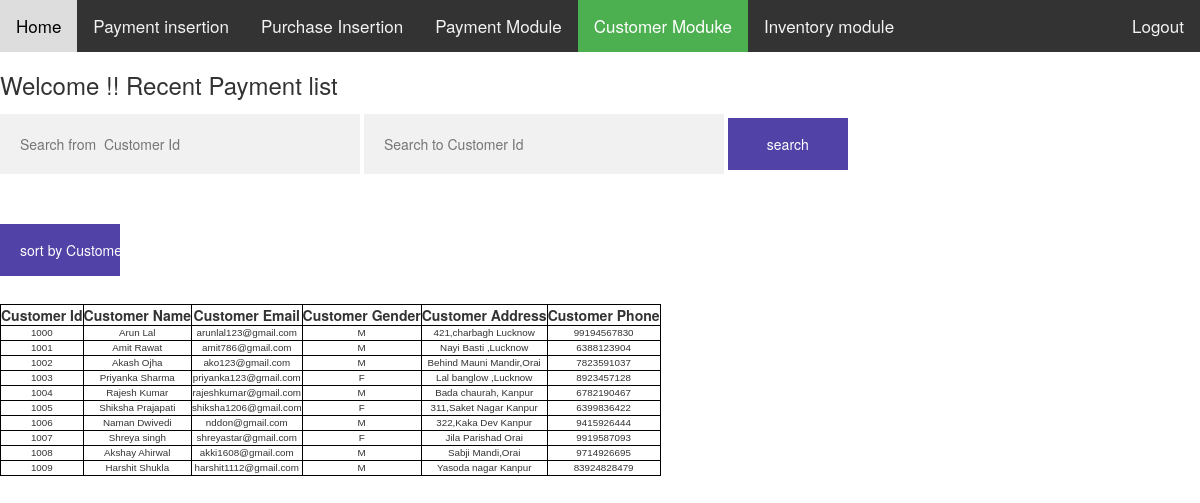
Screenshot of /CustomerModule.php with the database file from the repository.
### tables this page shows
CREATE TABLE `Customer` (
  `cust_id` int(11) NOT NULL,
  `cust_name` varchar(30) DEFAULT NULL,
  `cust_email` varchar(40) DEFAULT NULL,
  `cust_gender` varchar(1) DEFAULT NULL,
  `cust_addr` varchar(50) DEFAULT NULL,
  `cust_phone` varchar(20) DEFAULT NULL
);

### CustomerModule.php (the view, shortened to what this page needs)
<?php
$conn=OpenCon();
if(isset($_POST['search']))
{
    $valueToSearcha = $_POST['valueToSearcha'];
    $valueToSearchb = $_POST['valueToSearchb'];
    $query = "SELECT * FROM `Customer` WHERE cust_id BETWEEN $valueToSearcha AND $valueToSearchb ";
    $search_result=$conn->query($query);
}
else if (isset($_POST['sort']))
{
    $query="SELECT * FROM Customer ORDER BY cust_name";
    $search_result=$conn->query($query);
}
 else {
    $query = "SELECT * FROM `Customer`";
    $search_result=$conn->query($query);
}
?>
<!DOCTYPE html>
<html>
    <head>
        <link rel=stylesheet type=text/css href="https://maxcdn.bootstrapcdn.com/bootstrap/3.3.7/css/bootstrap.min.css">
        <link rel="stylesheet" type=text/css href="inventory.css">
        <link rel='stylesheet' type='text/css' href='firstpage.css'>
    </head>
    <body>
    <div class="topnav" id="myTopnav">
            <a href="StaffMainPage.php" >Home</a>
            <a href="paymentInsertion.php">Payment insertion</a>
            <a href="CustomerPayment.php">Purchase Insertion</a>
            <a href="PaymentModule.php">Payment Module</a>
            <a href="CustomerModule.php" class="active">Customer Moduke</a>
            <a href="inventorymodule.php" >Inventory module</a>
            <div class="topnav-right">
            <a href='logout.php'>Logout</a>
            </div>
        </div>
        <h3>Welcome !! Recent Payment list</h3>
        <form action="CustomerModule.php" method="post">
            <input type="text" name="valueToSearcha" placeholder="Search from  Customer Id">
            <input type="text" name="valueToSearchb" placeholder="Search to Customer Id">
            <input type="submit" name="search" class='registerbtn' value="search"><br><br>
            <input type="submit" name="sort" class='registerbtn' value="sort by Customer name"><br><br>
            <table>
                <tr>
                    <th>Customer Id</th>
                    <th> Customer Name</th>
                    <th>Customer Email</th>
                    <th>Customer Gender</th>
                    <th>Customer Address</th>
                    <th>Customer Phone</th>
                </tr>
                <?php while($row = $search_result->fetch_array()):?>
                <tr>
                    <td><?php echo $row['cust_id'];?></td>
                    <td><?php echo $row['cust_name'];?></td>
                    <td><?php echo $row['cust_email'];?></td>
                    <td><?php echo $row['cust_gender'];?></td>
                    <td><?php echo $row['cust_addr'];?></td>
                    <td><?php echo $row['cust_phone'];?></td>
                </tr>
                <?php endwhile;?>
            </table>
        </form>
    </body>
</html>

### inventory.css (style rules this page uses)
* { box-sizing: border-box }
input[type=text], input[type=password] { width: 30%; padding: 20px; margin: 5px 0 22px 0; display: inline-block; border: none; background: #f1f1f1; }
.registerbtn { background-color: rgb(63, 46, 158); color: white; padding: 16px 20px; margin: 8px 0; border: none; cursor: pointer; width: 10%; opacity: 0.9; }
a { color: dodgerblue; }
td { font-family: Arial, Helvetica, sans-serif; font-size: .7em; border: 1px solid #DDD; }

### firstpage.css (style rules this page uses)
.topnav { background-color: #333; overflow: hidden; }
.topnav a { float: left; display: block; color: #f2f2f2; text-align: center; padding: 14px 16px; text-decoration: none; font-size: 17px; }
.topnav a.active { background-color: #4CAF50; color: white; }
.topnav-right { float:right; }

### CustomerModule.php (style rules this page uses)
.table,tr,th,td { border: 1px solid black; text-align:center; }

### rows the page displays
customer: cust_id "1000", cust_name "Arun Lal", cust_email "arunlal123@gmail.com", cust_gender "M", cust_addr "421,charbagh Lucknow", cust_phone "99194567830"
customer: cust_id "1001", cust_name "Amit Rawat", cust_email "amit786@gmail.com", cust_gender "M", cust_addr "Nayi Basti ,Lucknow", cust_phone "6388123904"
customer: cust_id "1002", cust_name "Akash Ojha", cust_email "ako123@gmail.com", cust_gender "M", cust_addr "Behind Mauni Mandir,Orai", cust_phone "7823591037"
customer: cust_id "1003", cust_name "Priyanka Sharma", cust_email "priyanka123@gmail.com", cust_gender "F", cust_addr "Lal banglow ,Lucknow", cust_phone "8923457128"
customer: cust_id "1004", cust_name "Rajesh Kumar", cust_email "rajeshkumar@gmail.com", cust_gender "M", cust_addr "Bada chaurah, Kanpur", cust_phone "6782190467"
customer: cust_id "1005", cust_name "Shiksha Prajapati", cust_email "shiksha1206@gmail.com", cust_gender "F", cust_addr "311,Saket Nagar Kanpur", cust_phone "6399836422"
customer: cust_id "1006", cust_name "Naman Dwivedi", cust_email "nddon@gmail.com", cust_gender "M", cust_addr "322,Kaka Dev Kanpur", cust_phone "9415926444"
customer: cust_id "1007", cust_name "Shreya singh", cust_email "shreyastar@gmail.com", cust_gender "F", cust_addr "Jila Parishad Orai", cust_phone "9919587093"
customer: cust_id "1008", cust_name "Akshay Ahirwal", cust_email "akki1608@gmail.com", cust_gender "M", cust_addr "Sabji Mandi,Orai", cust_phone "9714926695"
customer: cust_id "1009", cust_name "Harshit Shukla", cust_email "harshit1112@gmail.com", cust_gender "M", cust_addr "Yasoda nagar Kanpur", cust_phone "83924828479"
